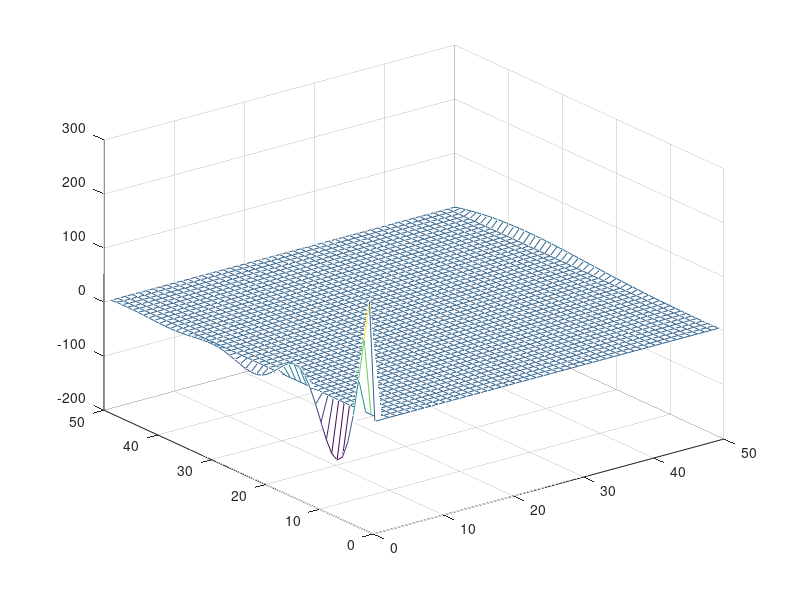

MATLAB code to generate this figure: (Note: this script raises an error after producing the figure.)
clc
clear
% The constants
n=50;
ax=-pi; ay=-pi; bx=pi; by=pi;
gamma=-pi;
% Generating x,y
x=linspace(ax,bx,n); y=linspace(ay,by,n);
% Boundary conditions
phiab=cos(pi*(y-ay)).*cosh(by-y);
psiab=(y-ay).^2.*sin(pi*(y-ay)/(by-ay));
u(:,1)=phiab; u(:,n)=psiab;
h=(bx-ax)/n;

F = cos(pi/2*(2*(x-ax)./(bx-ax)+1)).*sin(pi*(y-ay)./(by-ay));
F1=F';

for j=2:n-1
    for i=2:n-1
        F(i,j) = cos(pi/2*(2*(x(i)-ax)./(bx-ax)+1)).*sin(pi*(y(j)-ay)./(by-ay));
        u(i,j)= 1/(gamma-4)*(F(i,j)-((u(i-1,j)+u(i+1,j)+u(i,j-1)+u(i,j+1))*(h^2)));
    end
end
u(1,:)=u(2,2); u(n,:)=u(n-1,n-1);
U=u;
mesh(U)
[Solution,Iteration_table,Error_value]=Gauss_Seidel_V1(U,0.001,F1)
%[Solution,Error_estimate,Number_of_iterations,flag]=SOR_trial1(U,zeros(n,1),F1,1,1e4,0.01)
